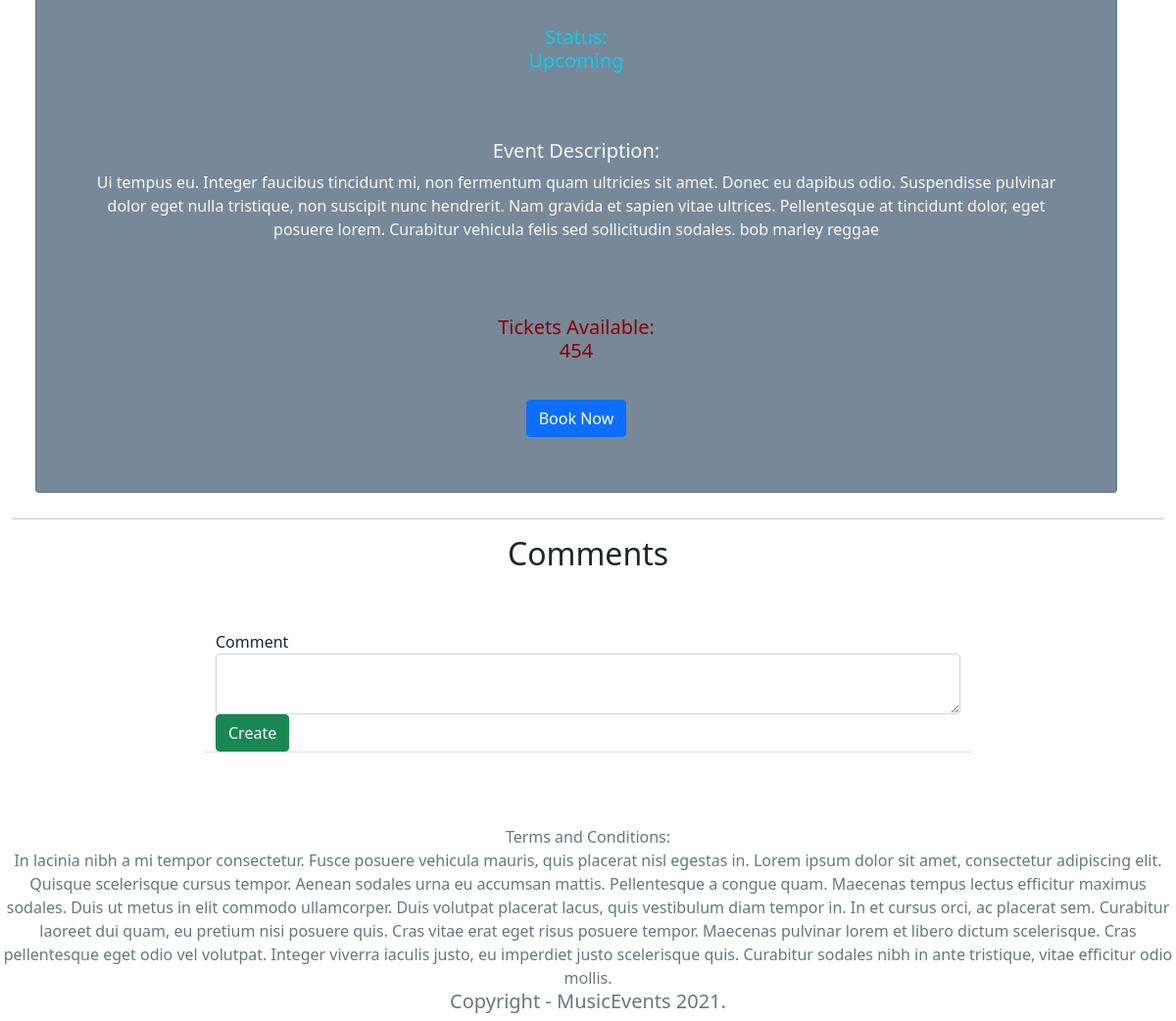
Before: /events/11 (lower part) with the older database file.
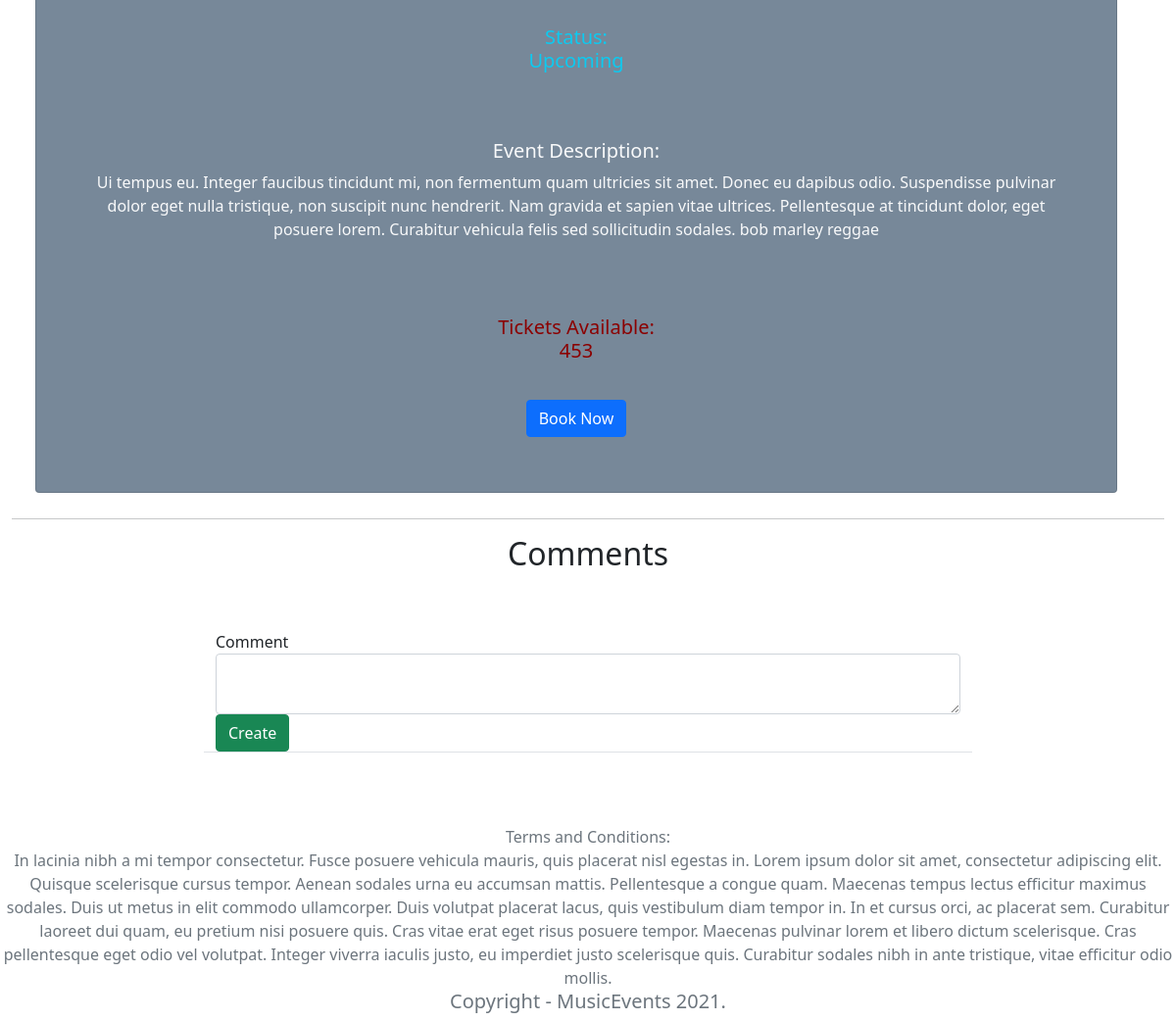
After: the same page with the newer database file.
### website/models.py (models this page shows, shortened)
class Event(db.Model):
    __tablename__ = 'events'
    id = db.Column(db.Integer, primary_key=True)
    name = db.Column(db.String(80))
    artist = db.Column(db.String(80))
    date = db.Column(db.DateTime(20))
    venue = db.Column(db.String(80))
    venue_address = db.Column(db.String(255))
    city = db.Column(db.String(60))
    state = db.Column(db.String(10))
    zipcode = db.Column(db.Integer)
    category = db.Column(db.String(20))
    ages = db.Column(db.String(20))
    description = db.Column(db.String(2000))
    price = (db.Column(db.Integer))
    quota = db.Column(db.Integer, default = 1)
    image = db.Column(db.String(400))
    owner = db.Column(db.Integer, db.ForeignKey('users.id'))
    comments = db.relationship('Comment', backref='events')
    booking = db.relationship('Booking', backref='events')
    status = db.relationship('Event_Status', backref ='events')

### website/events.py (the view)
@bp.route('/<id>')
def show(id):
  event = Event.query.filter_by(id=id).first()
  bform = BookingForm()
  cform = CommentForm()
  return render_template('events/show.html', event=event, cform=cform, bform=bform)

### website/forms.py
class BookingForm(FlaskForm):
  quantity = IntegerField('Quantity', validators=[InputRequired()])
  submit = SubmitField('Book tickets')

class CommentForm(FlaskForm):
  text = TextAreaField('Comment', [InputRequired()])
  submit = SubmitField('Create')

### website/templates/events/show.html (shortened to what this page needs)
{% extends 'base.html' %}
{% import "bootstrap/wtf.html" as wtf %}
{% block content %}
<div class="container-fluid margin4">
    <div class="row container-fluid ">
      <div class="col-md-12 ">
        <div class="card backgroundCustom">
          <div class="card-body backgroundCustom">
            <div class="media backgroundCustom">
              <div class="media-body">
                {% for event in event.status %}
                {% if event.status == "Upcoming" %}
                <h5 class="text-center text-info "><br>Status:</br>{{event.status}}</h5>
                {% elif event.status == "Booked" %}
                <h5 class="text-center text-danger "><br>Status:</br>{{event.status}}</h5>
                {% elif event.status == "Canceled" %}
                <h5 class="text-center text-warning "><br>Status:</br>{{event.status}}</h5>
                {% elif event.status == "Inactive" %}
                <h5 class="text-center Custom2 "><br>Status:</br>{{event.status}}</h5>
                {% endif %}
                {% endfor %}
                <div class="col-12 mb-3 mt-5 text-light text-center event-description justify-content-center">
                  <h5>Event Description:</h5>
                  <p>{{event.description}}</p>
                </div>
                <h5 class="text-center  Custom1"><br>Tickets Available:</br>{{event.quota}}</h5>
                {% for event in event.status %}
                {% if event.status == 'Canceled' or event.status == 'Booked' or event.status == 'Inactive'%}
                <div class="container pad">
                  <div class="row">
                    <div class="col text-center">
                      <a href="#">
                        <button type="button text-center" class="btn btn-secondary" data-bs-toggle="modal"
                          data-bs-target="#exampleModal" disabled>
                          Book Now
                        </button>
                      </a>
                    </div>
                  </div>
                </div>
                {% else %}
                <div class="container pad">
                  <div class="row">
                    <div class="col text-center">
                      <a href="#">
                        <button type="button text-center" class="btn btn-primary btn-primary" data-bs-toggle="modal"
                          data-bs-target="#exampleModal">
                          Book Now
                        </button>
                      </a>
                    </div>
                  </div>
                </div>
                {% endif %}
                {% endfor %}
              </div>
            </div>
          </div>
        </div>
      </div>
    </div>
    <hr>
    <div class="row">
      <div class="col-md-2 text-center center">
        <h2>Comments</h2>
      </div>
    </div>
    <div class="row col-lg-8 col-md-6 col-sm-12 border-bottom card2">
      {{wtf.quick_form(cform,"/events/{0}/comment".format(event.id), button_map={'submit':'success'})}}
      <br>
    </div>
</div>
{% endblock %}

Changed rows visible on the page:
changed Event: quota "454" → "453"
